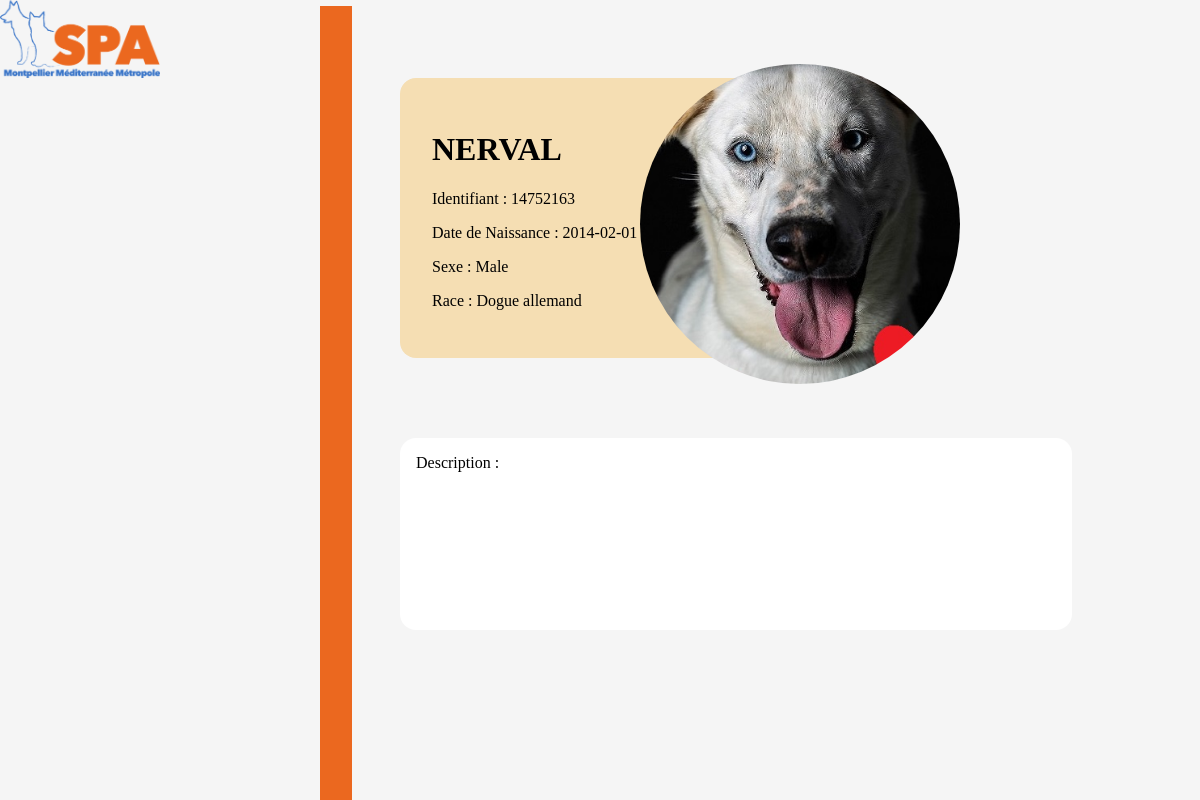
The app's page /Interface/Connexe/ficheChien.php?identifiant=14752163 with its own data.
### tables this page shows
CREATE TABLE `chien` (
  `idChien` int(10) NOT NULL,
  `nomChien` varchar(50) DEFAULT NULL,
  `dateNaissance` date DEFAULT NULL,
  `dateEntree` date DEFAULT NULL,
  `dateSortie` varchar(10) DEFAULT NULL,
  `idSexe` int(1) DEFAULT NULL,
  `idSterilisation` int(1) DEFAULT NULL,
  `idTarification` int(1) DEFAULT NULL,
  `idMordeur` int(1) DEFAULT NULL,
  `photo` text NOT NULL,
  `description` text NOT NULL
);

CREATE TABLE `sexe` (
  `IdSexe` int(1) NOT NULL,
  `NomSexe` varchar(7) DEFAULT NULL
);

CREATE TABLE `races` (
  `idRace` int(3) NOT NULL,
  `nomRace` varchar(34) DEFAULT NULL
);

### Interface/Connexe/ficheChien.php (the view, shortened to what this page needs)
<html>
<head>
	<link rel="stylesheet" href="../Style/style.css" type="text/css" />
	<link rel="stylesheet" href="../Style/ficheChien.css" type="text/css" />
</head>
<body>
	<a href="../home.php"><img id="logo" src="../Image/spaLogo.png"></a>
	<hr class="separation"/>
	<?php
	$bdd = getBD();
	$rep = $bdd->query('select * from chien where idChien='.$_GET["identifiant"]);
	$sexe = $bdd->query('select sexe.NomSexe from chien,sexe where chien.idChien='.$_GET["identifiant"].' and chien.idSexe=sexe.IdSexe');
	$race = $bdd->query('select races.nomRace from races, etrerace where etrerace.idChien='.$_GET["identifiant"].' and races.idRace=etrerace.idRace ');
	$race=$race->fetch();
	$sexe = $sexe->fetch();
	$ligne = $rep->fetch();
	echo '<img class="rond" src="../../BD/photo/'.$ligne["photo"].'">';
	echo '<div id="chien">';
	echo "<h1 id='titre'>".$ligne["nomChien"]."</h1>";
	echo '<p id="iden"> Identifiant : '.$ligne["idChien"].'</p>';
	echo '<p>Date de Naissance : '.$ligne['dateNaissance'].'</p>';
	echo '<p>Sexe : '.$sexe['NomSexe'].'</p>';
	echo '<p>Race : '.$race['nomRace'].'</p>';
	echo '</div>';
	echo '<p id="description"> Description : <br> '.$ligne["description"].'</p>'
	?>
</body>
</html>

### Interface/Style/style.css (style rules this page uses)
body { margin: 0px; background-color: whitesmoke; }
* { border-color: red solid 5px; font-family: "Agency FB", Calibri, "Californian FB", serif }
#logo { width: 10em; }
.rond { display: inline-block; width: 150px; height: 150px; border-radius: 50%; overflow: hidden; }
img { width: inherit; height: inherit; border-radius: inherit; }
img { object-fit: cover; object-position: right center; }
img { transition: object-position .25s; }
.separation { position: fixed; margin-top :0px; margin-left: 20em; height: 110%; width : 2em; background: #EB681F; border-style: none; }

### Interface/Style/ficheChien.css (style rules this page uses)
.separation { margin-top: -6%; }
.rond { float: right; width: 20em; height: 20em; margin-top: 4em; margin-right: 15em; }
#chien { background-color: wheat; padding: 2em; width: 20em; border-radius: 1em; margin-left: 25em; }
#description { background-color: white; border-radius: 1em; padding: 1em; height: 10em; width: 40em; margin-left: 25em; margin-top: 5em; }

### records on screen
chien: photo (picture), nomChien "NERVAL", idChien "14752163", dateNaissance "2014-02-01"
sexe: NomSexe "Male"
races: nomRace "Dogue allemand"
